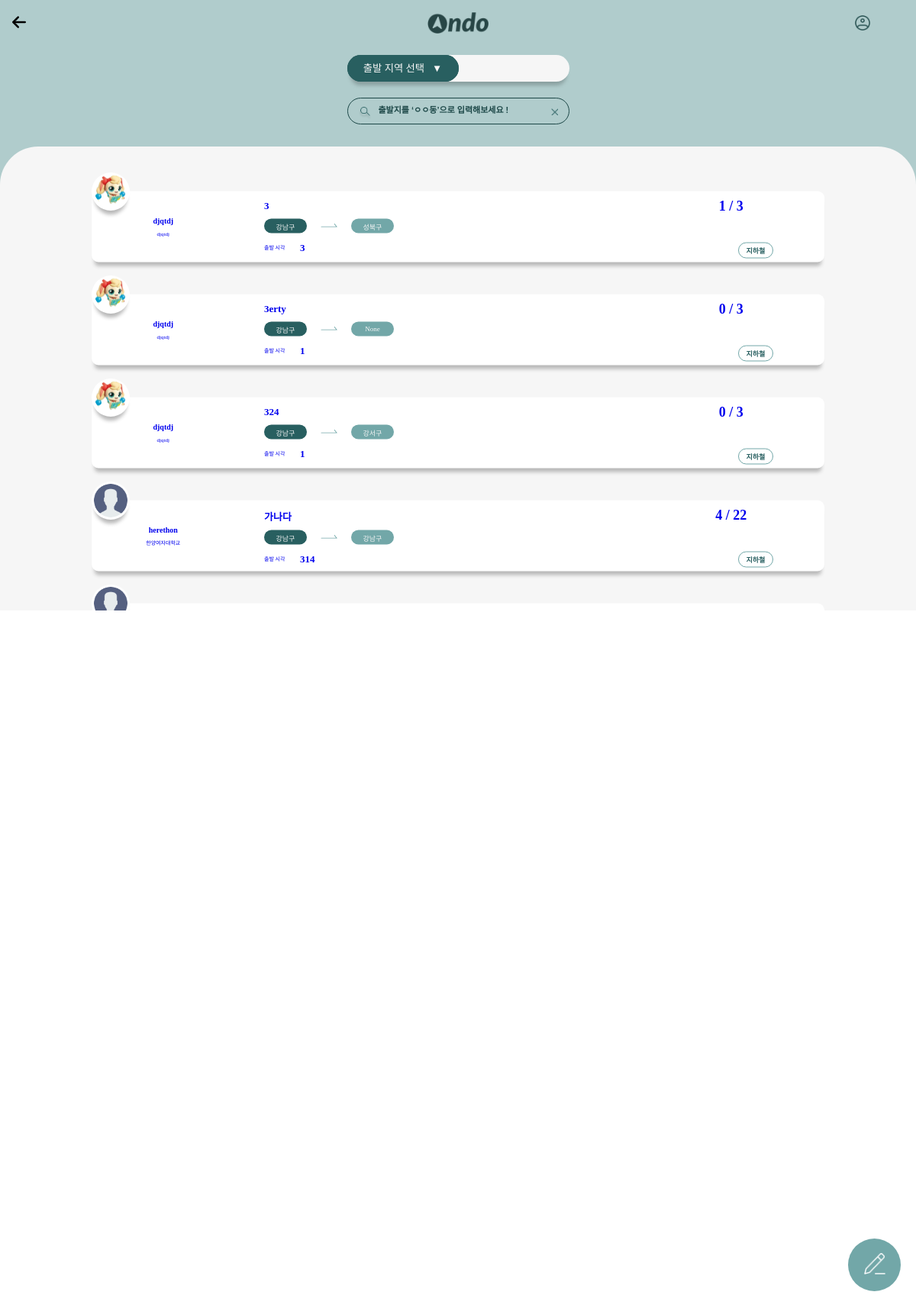
/board/, run on the app's committed database.
### boardapp/models.py (models this page shows, shortened)
class Board(models.Model):
    DISTRICT_CHOICES = (
        ('강남구', '강남구'),
        ('강동구', '강동구'),
        ('강북구', '강북구'),
        ('강서구', '강서구'),
        ('관악구', '관악구'),
        ('광진구', '광진구'),
        ('구로구', '구로구'),
        ('금천구', '금천구'),
        ('노원구', '노원구'),
        ('도봉구', '도봉구'),
        ('동대문구', '동대문구'),
        ('동작구', '동작구'),
        ('마포구', '마포구'),
        ('서대문구', '서대문구'),
        ('서초구', '서초구'),
        ('성동구', '성동구'),
        ('성북구', '성북구'),
        ('송파구', '송파구'),
        ('양천구', '양천구'),
        ('영등포구', '영등포구'),
        ('용산구', '용산구'),
        ('은평구', '은평구'),
        ('종로구', '종로구'),
        ('중구', '중구'),
        ('중랑구', '중랑구'),
    )
    WAY_CHOICES = WayChoices.choices
    title = models.CharField(max_length=100)
    user = models.ForeignKey(settings.AUTH_USER_MODEL, on_delete=models.CASCADE, null=True, related_name='posts')
    description = models.TextField(blank=True)
    address = models.CharField(max_length=50, choices=DISTRICT_CHOICES)
    way = models.CharField(max_length=10, choices=WAY_CHOICES, null=True)
    start_time = models.CharField(max_length=100, null=True)
    startpoint = models.CharField(max_length=50)
    endpoint = models.CharField(max_length=50)
    address_end = models.CharField(max_length=50, choices=DISTRICT_CHOICES, null=True)  # 도착구
    count = models.IntegerField(default=0)  # 0이상의 정수
    countcheck = models.IntegerField(default=0)
    complete = models.BooleanField(default=False)
    created_at = models.DateTimeField(auto_now_add=True)
    updated_at = models.DateTimeField(auto_now=True)

### account/models.py (models this page shows, shortened)
class User(AbstractBaseUser):
    username = models.CharField(max_length=30, unique=True)
    name = models.CharField(max_length=40, null=False, blank=False)
    email = models.EmailField(max_length=100, unique=True)
    nickname = models.CharField(max_length=40)
    school_name = models.CharField(max_length=100)
    school_photo = models.FileField(upload_to='image/%Y/%m/%d')
    user_profile = models.FileField(upload_to='profile/%Y/%m/%d', default="profile/user.png")
    is_admin = models.BooleanField(default=False)
    is_active = models.BooleanField(default=False)
    is_staff = models.BooleanField(default=False)
    is_superuser = models.BooleanField(default=False)
    object = MyAccountManager()  # 헬퍼 클래스 사용
    USERNAME_FIELD = 'username'  # 로그인 ID로 사용할 필드
    REQUIRED_FIELDS = ['name', 'email', 'nickname', 'school_name', 'school_photo', 'user_profile']  # 필수 작성 필드

### boardapp/views.py (the view)
# urls.py: path('board/', views.board_list, name = 'board_list'),
def board_list(request):
    address_filter = request.GET.get('address', '')  # 주소 필터링 값을 가져옴
    if address_filter:  # 주소 필터링 값이 있다면 해당 주소의 게시글만 필터링
        boards = Board.objects.filter(address=address_filter, complete=False)
    else:  # 주소 필터링 값이 없다면 모든 게시글 표시
        boards = Board.objects.filter(complete=False)
    address_choices = Board.DISTRICT_CHOICES  # 주소 선택지
    context = {
        'boards': boards,
        'address_choices': address_choices,
        'selected_address': address_filter,  # 선택한 주소를 템플릿으로 전달
    }
    return render(request, 'board/board_list.html', context)

### boardapp/templates/board/board_list.html (shortened to what this page needs)
<!DOCTYPE html>
<html lang="en">
  <head>
      {% load static %}
    <link rel="stylesheet" href="{% static 'css/main-location.css' %}" />
  </head>
  <body>
    <div class="container">
      <div class="flick-container">
        <header class="hd">
          <div class="top-header-wrap">
            <img
              id="back"
              src="{% static 'image/back.png' %}"
              alt="back"
              width="17.5px"
              onclick="goBack()"
            />
            <div class="logo-wrap">
              <img id="logo" src="{% static 'image/logo.png' %}" alt="logo" />
            </div>
            <a href="{% url 'account:my_page' pk=user.id %}"><img
              id="mypage"
              src="{% static 'image/mypage.png' %}"
              alt="mypage"
            /></a>
          </div>
          <div class="select-wrap">
            <div class="select-box">
              <div class="location-box">
                <form method="GET" action="{% url 'board_list' %}">
                <select name="address" class="form-control" id="location-select" onchange="this.form.submit()" class="form-control">
                  <option value="" id="default">
                    출발 지역 선택&nbsp&nbsp ▼
                  </option>
                </select>
                  </form>
              </div>
            </div>
          </div>
          <div class="search-wrap">
            <div class="search-box">
              <img id="search-img" src="{% static 'image/search.png' %}" />
              <form
                action="{% url 'search' %}"
                method="post"
                class="search-form"
                style="border: none"
              >
                <fieldset style="border: none">
                  <input
                    type="text"
                    name="q"
                    id="search"
                    placeholder="출발지를 ‘ㅇㅇ동’으로 입력해보세요 !"
                    style="border: none"
                    value="{{ q }}"
                  />
                </fieldset>
              </form>
              <img id="fieldreset" src="{% static 'image/fieldreset.png' %}" />
            </div>
          </div>
        </header>
        <div class="bd">
          <div class="content">
            <div class="board-list">
              {% for board in boards %}
              <a href="{% url 'board_detail' pk=board.pk %}"><div class="box-wrap">
                <div class="profile-img-box">
                  <img id="profile-img" src="{{ board.user.user_profile.url }}" />
                </div>
                <div class="whitebox">
                  <div class="profile-info-wrap">
                    <span id="nickname">{{ board.user.nickname }}</span>
                    <span id="uschool">{{ board.user.school_name }}</span>
                  </div>
                  <div class="main-content-wrap">
                    <h1 id="content-title">{{ board.title }}</h1>
                    <div class="location-wrap">
                      <div class="departure-box">
                        <span id="departure">{{ board.address }}</span>
                      </div>
                      <img id="arrow" src="{% static 'image/arrow.png' %}" />
                      <div class="arrival-box">
                        <span id="arrival">{{ board.address_end }}</span>
                      </div>
                    </div>
                    <div class="time-wrap">
                      <span id="time-label">출발 시각</span>
                      <div id="time-box"><span id="time">{{ board.start_time }}</span></div>
                    </div>
                  </div>
                  <div class="side-content-wrap">
                    <div class="recruitment-box">
                      <span id="current-recruitment">{{ board.countcheck }}</span>
                      <span id="slash">/</span>
                      <span id="total-recruitment">{{ board.count }}</span>
                    </div>
                    <div class="transportation-box">
                      <span id="transportation">{{ board.way }}</span>
                    </div>
                  </div>
                </div>
              </div>
              </a>
              {% endfor %}
            </div>
          </div>
        </div>
      </div>
      <button id="write-button" type="button">
        <a href="{% url 'board_post' %}"><img
          id="write-button-img"
          src="{% static 'image/write.png' %}"
        /></a>
      </button>
    </div>
  </body>
</html>

### static/css/main-location.css (style rules this page uses)
body, select { margin: 0; font-family: "Pretendard-Regular"; }
.container { position: relative; height: 100%; margin: 0 auto; text-align: center; overflow: auto; -ms-overflow-style: none; }
header.hd { padding-bottom: 10px; background-color: #B0cccc; }
.top-header-wrap { padding-top: 16px; }
img#back { position: absolute; left: 16px; top: 20.25px; color: white; }
#logo { width: 80px; }
.logo-wrap { position: relative; }
img#mypage { position: absolute; top: 20px; right: 5%; width: 20px; }
.select-wrap { margin-top: 24px; }
.select-box, #location-select, #univ-select { display: inline-block; }
.select-box { box-sizing: border-box; width: 291px; height: 35px; position: relative; background-color: #f6f6f6; border-radius: 22.5px; box-shadow: 0px 9px 5px -4px #8ba1a1; }
.location-box { box-sizing: border-box; width: 146px; height: 35px; font-size: 13px; position: absolute; left: 0px; top: 0px; background-color: #285f60; padding: 8px 28px; border-radius: 22.5px; }
#location-select { background-color: #285f60; color: #f6f6f6; border: none; width: 146px; height: 35px; position: absolute; left: 0px; top: 0px; text-align: center; border-radius: 22.5px; -webkit-appearance: none; -moz-appearance: none; appearance: none; }
.search-box { margin: 0 auto; position: relative; box-sizing: border-box; width: 291px; height: 35px; border-radius: 22.5px; margin-top: 17px; border: 1px solid #1c4747; }
img#search-img { position: absolute; left: 13px; top: 11px; width: 19px; }
form.search-form { position: absolute; }
input#search { width: 220px; background-color: #72a7a8; font-size: 11px; margin-left: 24px; font-weight: bold; color: white; background-color: #b0cccc; }
input#search::placeholder { color: #1c4747; }
img#fieldreset { position: absolute; right: 14px; top: 13px; width: 9px; }
.board-list { background-color: #f6f6f6; border-top-left-radius: 50px; border-top-right-radius: 50px; padding-top: 25px; }
.content { width: 100%; border-top-left-radius: 50px; border-top-right-radius: 50px; position: absolute; top: 177px; margin-top: 15px; }
button#write-button { background-color: #72a7a8; border: none; border-radius: 50%; width: 69px; height: 69px; padding: 0; position: fixed; bottom: 16px; right: 20px; }
img#write-button-img { width: 28px; }
.box-wrap { margin: 8.5px 10%; position: relative; box-sizing: border-box; height: 118px; }
.profile-img-box { width: 50px; height: 50px; border-radius: 50px; background-color: white; position: relative; z-index: 1; box-shadow: 0px 9px 5px -4px #b8b8b8; }
img#profile-img { width: 44px; border-radius: 50px; padding-top: 3px; position: relative; z-index: 1; }
.whitebox { display: flex; flex-direction: row; position: absolute; transform: translate(-50%, -50%); top: 61%; left: 50%; width: 100%; height: 93px; background-color: #ffffff; border-radius: 9px; box-shadow: 0px 9px 5px -4px #b8b8b8; }
.profile-info-wrap { width: 23%; padding-top: 33px; text-align: center; }
span#nickname { font-size: 10px; display: block; font-weight: bolder; }
span#uschool { font-size: 7px; }
.main-content-wrap { box-sizing: content-box; width: 60%; margin: 0px; margin-top: 11px; padding-left: 4%; }
h1#content-title { font-size: 13px; margin: 0px; text-align: left; overflow: hidden; text-overflow: ellipsis; white-space: nowrap; }
.location-wrap { position: relative; width: 175px; height: 19px; margin: 0px; margin-top: 9px; }
.departure-box, .arrival-box { position: absolute; box-sizing: border-box; width: 56px; height: 19px; background-color: #285f60; color: #f6f6f6; font-size: 9px; padding-top: 4px; border-radius: 9.5px; }
img#arrow { position: absolute; width: 22px; top: 6px; left: 74px; }
.arrival-box { top: 0px; left: 114px; background-color: #72a7a8; }
.time-wrap { position: relative; width: 175px; height: 20px; margin: 0px; margin-top: 11px; }
span#time-label { position: absolute; left: 0px; top: 0px; font-size: 7px; margin-top: 2px; }
div#time-box { position: absolute; left: 47px; font-size: 13px; font-weight: bold; }
.side-content-wrap { box-sizing: content-box; width: 30%; margin-top: 9px; }
.recruitment-box { font-weight: bold; font-size: 18px; }
.transportation-box { position: absolute; box-sizing: border-box; width: 46px; right: 7%; margin-top: 37px; color: #285f60; font-size: 9px; border: 1px solid #72a7a8; padding: 3px 9px; border-radius: 11px; font-weight: bold; }

### data on the page
Board: user.user_profile (picture), user.nickname "djqtdj", user.school_name "djqtdj", title "3", address "강남구", address_end "성북구", start_time "3", countcheck "1", count "3", way "지하철"
Board: user.user_profile (picture), user.nickname "djqtdj", user.school_name "djqtdj", title "3erty", address "강남구", address_end "None", start_time "1", countcheck "0", count "3", way "지하철"
Board: user.user_profile (picture), user.nickname "djqtdj", user.school_name "djqtdj", title "324", address "강남구", address_end "강서구", start_time "1", countcheck "0", count "3", way "지하철"
Board: user.user_profile (placeholder picture), user.nickname "herethon", user.school_name "한양여자대학교", title "가나다", address "강남구", address_end "강남구", start_time "314", countcheck "4", count "22", way "지하철"
Board: user.user_profile (placeholder picture)
